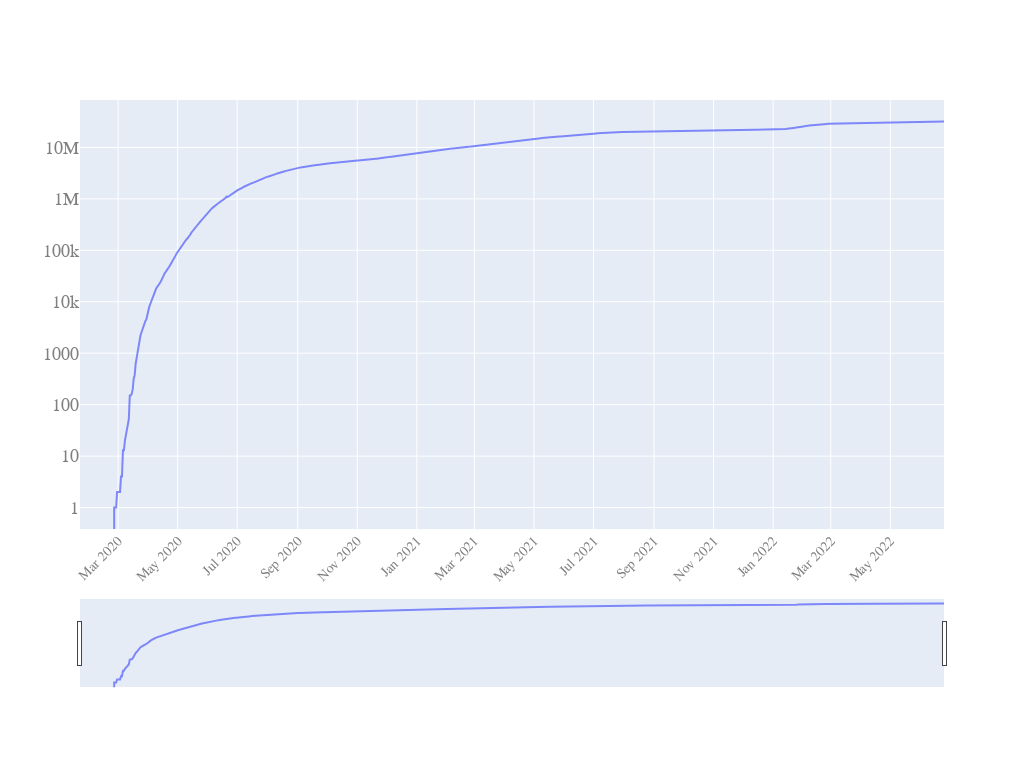

This figure's notebook cell:
### Code cell
quick_plot(LR_inspect.date,
           LR_inspect.iloc[:,1:],
           y_scale='log',
           slider=True)

### Figure 1 — Plotly figure (JSON) as saved in the notebook; plotly's stock layout.template omitted (floating-point values rounded to 4 significant figures; data arrays with more than 128 entries replaced by an {"elided": "..."} marker saying what was removed)
{"data": [{"name": "Brazil", "opacity": 0.8, "type": "scatter", "x": {"elided": "886 str values"}, "y": {"elided": "886 int values"}}], "layout": {"autosize": true, "font": {"color": "#7f7f7f", "family": "PT Sans, monospace", "size": 18}, "height": 768, "width": 1024, "xaxis": {"nticks": 20, "rangeslider": {"visible": true}, "tickangle": -45, "tickfont": {"color": "#7f7f7f", "size": 14}}, "yaxis": {"type": "log"}}}
